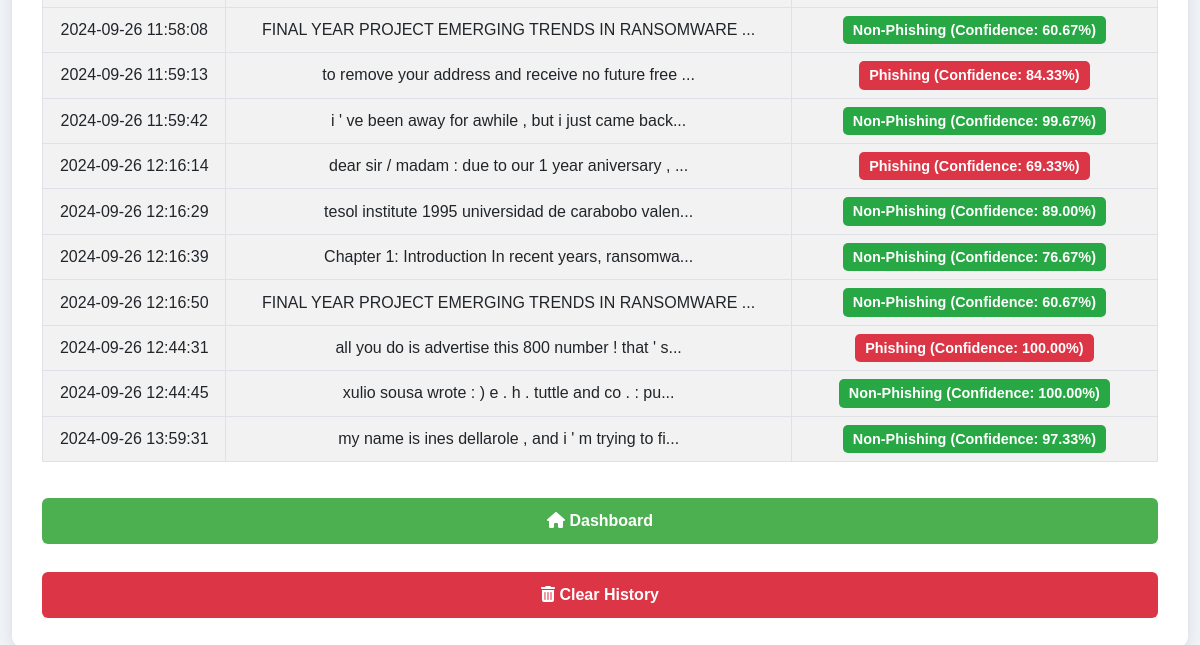
/history (signed in, lower part), run on an earlier commit of the app's database.
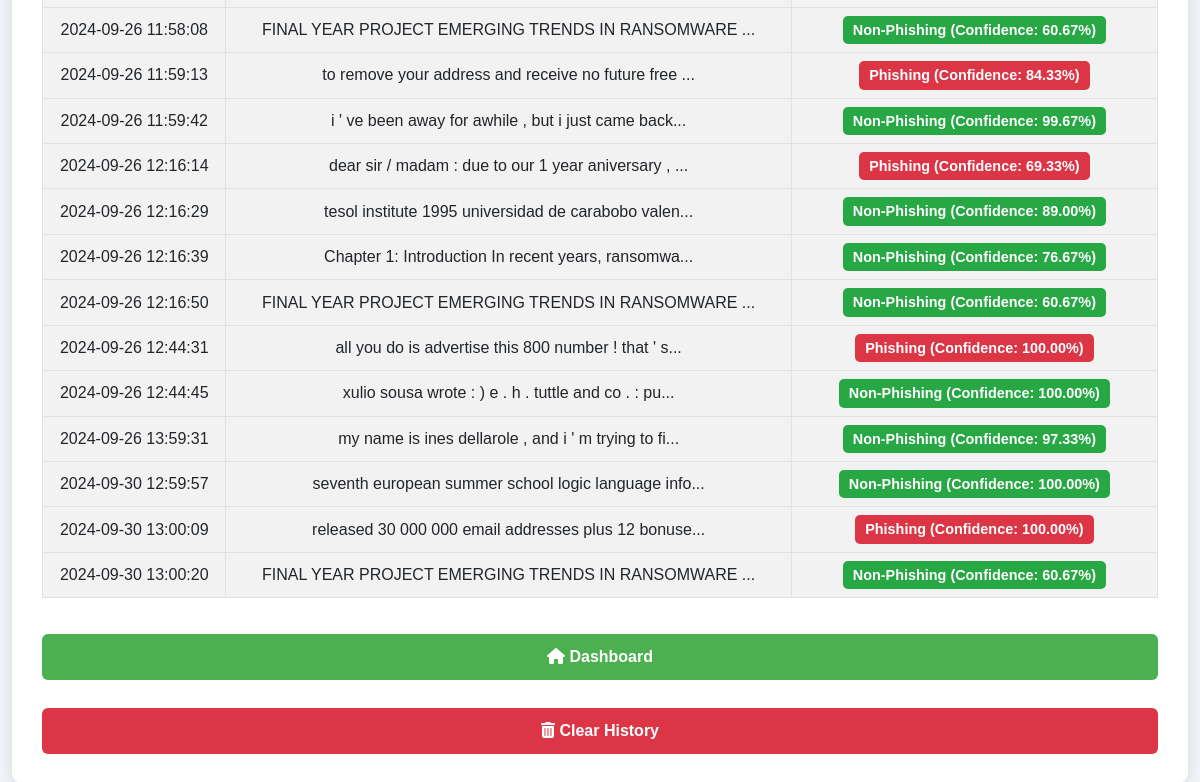
And on a later commit of the database.
### tables this page shows
CREATE TABLE detection_history (
                    id INTEGER PRIMARY KEY AUTOINCREMENT,
                    user_id INTEGER,
                    email_text TEXT,
                    result TEXT,
                    detection_date TIMESTAMP DEFAULT CURRENT_TIMESTAMP,
                    FOREIGN KEY (user_id) REFERENCES users(id) ON DELETE CASCADE
                );

### app.py (the view)
@app.route('/history')
@login_required
def history():
    conn = get_db_connection()
    if conn:
        history = conn.execute('SELECT * FROM detection_history WHERE user_id = ?', (current_user.id,)).fetchall()
        conn.close()
        return render_template('history.html', history=history)
    else:
        flash('Error fetching history', 'danger')
        return redirect(url_for('index'))

### app.py (called while the page is built)
@login_manager.user_loader
def load_user(user_id):
    return User(user_id)

def get_db_connection():
    try:
        conn = sqlite3.connect('users.db')  # Connect to SQLite database
        conn.row_factory = sqlite3.Row  # Return rows as dictionaries
        return conn
    except sqlite3.Error as e:
        logging.error(f"Database connection error: {e}")
        return None

### templates/history.html (shortened to what this page needs)
<!DOCTYPE html>
<html lang="en">
<head>
    <link href="https://cdn.jsdelivr.net/npm/bootstrap@5.3.0-alpha1/dist/css/bootstrap.min.css" rel="stylesheet">
    <link href="https://cdnjs.cloudflare.com/ajax/libs/font-awesome/6.0.0-beta3/css/all.min.css" rel="stylesheet">
</head>
<body>
    <div class="container">
        <div class="history-container">
            {% if history %}
            <table class="table table-striped table-bordered">
                <tbody>
                    {% for entry in history %}
                    <tr>
                        <td>{{ entry['detection_date'] }}</td>
                        <td>{{ entry['email_text'][:50] }}...</td>
                        <td>
                            {% if "Non-Phishing" in entry['result'] %}
                            <span class="badge badge-success">{{ entry['result'] }}</span>
                            {% else %}
                            <span class="badge badge-danger">{{ entry['result'] }}</span>
                            {% endif %}
                        </td>
                    </tr>
                    {% endfor %}
                </tbody>
            </table>
            {% else %}
            <p>No detection history found.</p>
            {% endif %}
            <div class="d-grid gap-2">
                <a href="{{ url_for('index') }}" class="btn btn-custom"><i class="fas fa-home"></i> Dashboard</a>
                <button class="btn btn-clear" data-bs-toggle="modal" data-bs-target="#clearHistoryModal">
                    <i class="fas fa-trash-alt"></i> Clear History
                </button>
            </div>
        </div>
    </div>
</body>
</html>

### templates/history.html (style rules this page uses)
body { font-family: 'Poppins', sans-serif; background-color: #f0f4f8; color: #333; margin: 0; padding: 0; animation: fadeIn 1s ease-in-out; }
.container { margin-top: 50px; max-width: 1200px; }
.history-container { background-color: #ffffff; padding: 30px; border-radius: 12px; box-shadow: 0 4px 15px rgba(0, 0, 0, 0.1); }
table { width: 100%; border-collapse: collapse; margin-bottom: 20px; }
tr:nth-child(even) td { background-color: #f2f2f2; }
.badge { font-size: 0.9rem; padding: 7px 10px; font-weight: 600; border-radius: 5px; }
.badge-success { background-color: #28a745; color: #fff; }
.badge-danger { background-color: #dc3545; color: #fff; }
.btn-custom { background-color: #4CAF50; color: white; font-size: 1rem; font-weight: 600; transition: background-color 0.3s ease, transform 0.2s ease; }
.btn-clear { background-color: #dc3545; color: white; font-size: 1rem; font-weight: 600; }
.d-grid .btn { padding: 10px 0; margin-top: 20px; }

What changed in the data, as far as the page shows it:
added detection_history: detection_date "2024-09-30 12:59:57", email_text "seventh european summer school logic language info", result "Non-Phishing (Confidence: 100.00%)"
added detection_history: detection_date "2024-09-30 13:00:09", email_text "released 30 000 000 email addresses plus 12 bonuse", result "Phishing (Confidence: 100.00%)"
added detection_history: detection_date "2024-09-30 13:00:20", email_text "FINAL YEAR PROJECT EMERGING TRENDS IN RANSOMWARE", result "Non-Phishing (Confidence: 60.67%)"
